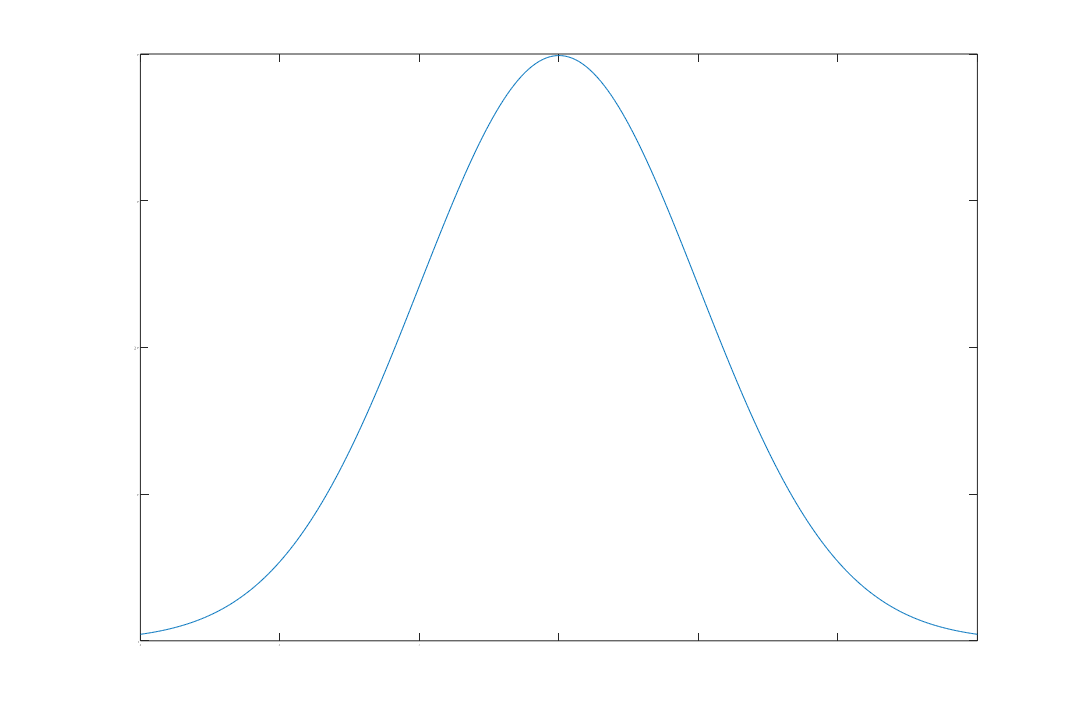

Here is the MATLAB script that generated this plot: (Note: this script raises an error after producing the figure.)
%% Plot gaussian

mean=0;
sigma=1;
x=-3:0.01:3;
fx=1/sqrt(2*pi)/sigma*exp(-(x-mean).^2/2/sigma/sigma);

plot(x,fx)
ylabel('G(x)');
xlabel('x');
set(gcf, 'PaperPosition', [0 0 90 60]); %Position the plot further to the left and down. Extend the plot to fill entire paper.
set(gcf, 'PaperSize', [90 60]); %Keep the same paper size
saveas(gcf, 'gaussian_distribution', 'pdf')
%saveas(gcf, 'gaussian_sigma_1', 'pdf')


%% Plot original and blur image

figure();
I = imread('../files/ILSVRC2012_val_00000003.JPEG');
subplot(1,2,1);imshow(I);title('Original Image');
H = fspecial('Gaussian',[5 5],10);
GaussBlur = imfilter(I,H);
subplot(1,2,2);imshow(GaussBlur);title('Gaussian Blurred Image');



%% Plot gaussian filter
% 3D
figure();
sigma = 60;
G1=fspecial('gauss',[227 227], sigma);
[X,Y] = meshgrid(1:size(G1,2), 1:size(G1,1));
mesh(X, Y, G1);
ylim([0 227])
xlim([0 227])
xlabel('X'); ylabel('Y'); zlabel('Amplitude');
%title('3D visualization of the Gaussian filter');
colorbar;
set(gcf, 'PaperPosition', [0 0 90 60]); %Position the plot further to the left and down. Extend the plot to fill entire paper.
set(gcf, 'PaperSize', [90 60]); %Keep the same paper size
saveas(gcf, 'gaussian_filter_3d_sigma_60', 'pdf')


% 2D
figure(4);
sigma = 30;
G1=fspecial('gauss',[227 227], sigma);

image=imshow(G1,[]);
colorbar;


%saveas(image, 'gaussian_filter_sigma_30', 'pdf')




